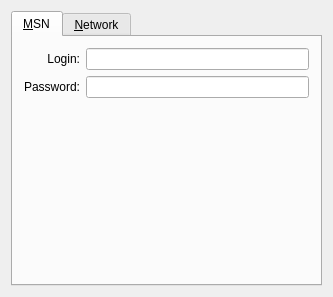
<ui version="4.0" >
 <class>MSNConfigBase</class>
 <widget class="QWidget" name="MSNConfigBase" >
  <property name="geometry" >
   <rect>
    <x>0</x>
    <y>0</y>
    <width>302</width>
    <height>297</height>
   </rect>
  </property>
  <property name="windowTitle" >
   <string>Form2</string>
  </property>
  <layout class="QVBoxLayout" >
   <property name="margin" >
    <number>11</number>
   </property>
   <property name="spacing" >
    <number>6</number>
   </property>
   <item>
    <widget class="QTabWidget" name="tabCfg" >
     <widget class="QWidget" name="tabMsn" >
      <attribute name="title" >
       <string>&amp;MSN</string>
      </attribute>
      <layout class="QGridLayout" >
       <property name="margin" >
        <number>11</number>
       </property>
       <property name="spacing" >
        <number>6</number>
       </property>
       <item row="0" column="0" >
        <widget class="QLabel" name="TextLabel5" >
         <property name="text" >
          <string>Login:</string>
         </property>
         <property name="alignment" >
          <set>Qt::AlignRight|Qt::AlignTrailing|Qt::AlignVCenter</set>
         </property>
         <property name="wordWrap" >
          <bool>false</bool>
         </property>
        </widget>
       </item>
       <item row="0" column="1" >
        <widget class="QLineEdit" name="edtLogin" />
       </item>
       <item row="1" column="0" >
        <widget class="QLabel" name="TextLabel6" >
         <property name="text" >
          <string>Password:</string>
         </property>
         <property name="alignment" >
          <set>Qt::AlignRight|Qt::AlignTrailing|Qt::AlignVCenter</set>
         </property>
         <property name="wordWrap" >
          <bool>false</bool>
         </property>
        </widget>
       </item>
       <item row="1" column="1" >
        <widget class="QLineEdit" name="edtPassword" >
         <property name="echoMode" >
          <enum>QLineEdit::Password</enum>
         </property>
        </widget>
       </item>
       <item row="3" column="0" >
        <spacer>
         <property name="orientation" >
          <enum>Qt::Vertical</enum>
         </property>
         <property name="sizeType" >
          <enum>QSizePolicy::Expanding</enum>
         </property>
         <property name="sizeHint" >
          <size>
           <width>20</width>
           <height>20</height>
          </size>
         </property>
        </spacer>
       </item>
       <item row="2" column="0" colspan="2" >
        <widget class="LinkLabel" native="1" name="lnkReg" />
       </item>
      </layout>
     </widget>
     <widget class="QWidget" name="tab" >
      <attribute name="title" >
       <string>&amp;Network</string>
      </attribute>
      <layout class="QGridLayout" >
       <property name="margin" >
        <number>11</number>
       </property>
       <property name="spacing" >
        <number>6</number>
       </property>
       <item row="0" column="0" >
        <widget class="QLabel" name="TextLabel1" >
         <property name="text" >
          <string>Server:</string>
         </property>
         <property name="alignment" >
          <set>Qt::AlignRight|Qt::AlignTrailing|Qt::AlignVCenter</set>
         </property>
         <property name="wordWrap" >
          <bool>false</bool>
         </property>
        </widget>
       </item>
       <item row="0" column="1" >
        <widget class="QLineEdit" name="edtServer" />
       </item>
       <item row="1" column="0" >
        <widget class="QLabel" name="TextLabel2" >
         <property name="text" >
          <string>Port:</string>
         </property>
         <property name="alignment" >
          <set>Qt::AlignRight|Qt::AlignTrailing|Qt::AlignVCenter</set>
         </property>
         <property name="wordWrap" >
          <bool>false</bool>
         </property>
        </widget>
       </item>
       <item row="1" column="1" >
        <layout class="QHBoxLayout" >
         <property name="margin" >
          <number>0</number>
         </property>
         <property name="spacing" >
          <number>6</number>
         </property>
         <item>
          <widget class="QSpinBox" name="edtPort" >
           <property name="maximum" >
            <number>65535</number>
           </property>
           <property name="minimum" >
            <number>1</number>
           </property>
          </widget>
         </item>
         <item>
          <spacer>
           <property name="orientation" >
            <enum>Qt::Horizontal</enum>
           </property>
           <property name="sizeType" >
            <enum>QSizePolicy::Expanding</enum>
           </property>
           <property name="sizeHint" >
            <size>
             <width>20</width>
             <height>20</height>
            </size>
           </property>
          </spacer>
         </item>
        </layout>
       </item>
       <item row="2" column="0" colspan="2" >
        <widget class="QLabel" name="TextLabel1_2" >
         <property name="text" >
          <string>Port range for direct connections:</string>
         </property>
         <property name="wordWrap" >
          <bool>false</bool>
         </property>
        </widget>
       </item>
       <item row="3" column="0" colspan="2" >
        <layout class="QHBoxLayout" >
         <property name="margin" >
          <number>0</number>
         </property>
         <property name="spacing" >
          <number>6</number>
         </property>
         <item>
          <widget class="QSpinBox" name="edtMinPort" >
           <property name="maximum" >
            <number>65534</number>
           </property>
           <property name="minimum" >
            <number>1024</number>
           </property>
          </widget>
         </item>
         <item>
          <widget class="QLabel" name="TextLabel2_2" >
           <property name="text" >
            <string>-</string>
           </property>
           <property name="wordWrap" >
            <bool>false</bool>
           </property>
          </widget>
         </item>
         <item>
          <widget class="QSpinBox" name="edtMaxPort" >
           <property name="maximum" >
            <number>65534</number>
           </property>
           <property name="minimum" >
            <number>1024</number>
           </property>
          </widget>
         </item>
         <item>
          <spacer>
           <property name="orientation" >
            <enum>Qt::Horizontal</enum>
           </property>
           <property name="sizeType" >
            <enum>QSizePolicy::Expanding</enum>
           </property>
           <property name="sizeHint" >
            <size>
             <width>20</width>
             <height>20</height>
            </size>
           </property>
          </spacer>
         </item>
        </layout>
       </item>
       <item row="5" column="0" colspan="2" >
        <widget class="QCheckBox" name="chkHTTP" >
         <property name="text" >
          <string>Use &amp;HTTP polling</string>
         </property>
        </widget>
       </item>
       <item row="6" column="0" colspan="2" >
        <widget class="QCheckBox" name="chkAuto" >
         <property name="text" >
          <string>&amp;Automatically use HTTP polling if proxy required</string>
         </property>
        </widget>
       </item>
       <item row="7" column="0" colspan="2" >
        <widget class="QLabel" name="TextLabel1_4" >
         <property name="sizePolicy" >
          <sizepolicy>
           <hsizetype>5</hsizetype>
           <vsizetype>1</vsizetype>
           <horstretch>0</horstretch>
           <verstretch>0</verstretch>
          </sizepolicy>
         </property>
         <property name="text" >
          <string>Note: For HTTP-polling using proxy settings for HTTP</string>
         </property>
         <property name="alignment" >
          <set>Qt::AlignLeading|Qt::AlignLeft|Qt::AlignVCenter</set>
         </property>
         <property name="wordWrap" >
          <bool>false</bool>
         </property>
        </widget>
       </item>
       <item row="4" column="0" colspan="2" >
        <widget class="Line" name="Line1" >
         <property name="frameShape" >
          <enum>QFrame::HLine</enum>
         </property>
         <property name="frameShadow" >
          <enum>QFrame::Sunken</enum>
         </property>
         <property name="orientation" >
          <enum>Qt::Horizontal</enum>
         </property>
        </widget>
       </item>
       <item row="9" column="0" >
        <spacer>
         <property name="orientation" >
          <enum>Qt::Vertical</enum>
         </property>
         <property name="sizeType" >
          <enum>QSizePolicy::Expanding</enum>
         </property>
         <property name="sizeHint" >
          <size>
           <width>20</width>
           <height>20</height>
          </size>
         </property>
        </spacer>
       </item>
       <item row="8" column="0" colspan="2" >
        <widget class="QCheckBox" name="chkAuth" >
         <property name="text" >
          <string>&amp;Automatically add contacts in accept list</string>
         </property>
        </widget>
       </item>
      </layout>
     </widget>
    </widget>
   </item>
  </layout>
 </widget>
 <customwidgets>
  <customwidget>
   <class>LinkLabel</class>
   <extends>QWidget</extends>
   <header>linklabel.h</header>
  </customwidget>
 </customwidgets>
 <resources/>
 <connections/>
</ui>
